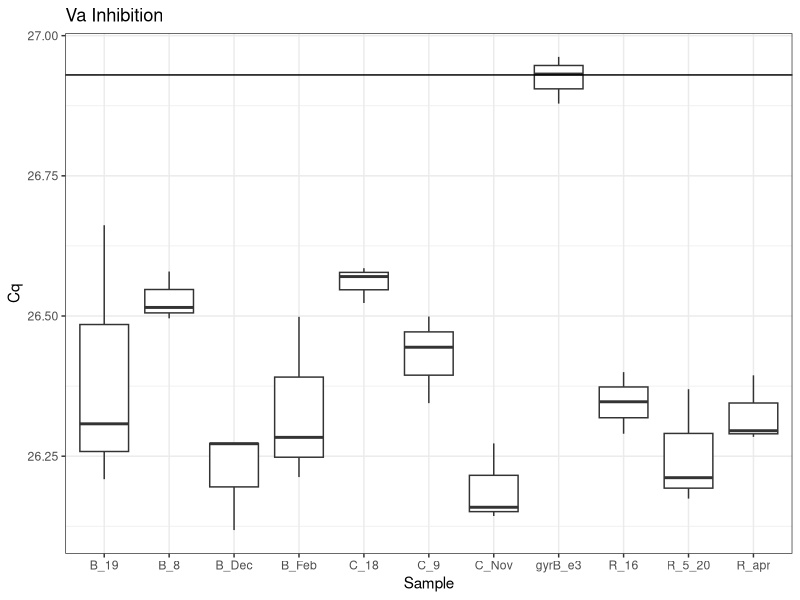

Source code (R):
## ---- chunk 1
library(here)
library(tidyverse)
library(lubridate)
## ---- chunk 2
va<- read_csv(here("data", "raw_data", "qpcr", "va", "va_daily_monthly_inh.csv"))
## ---- chunk 3
va<-
  va %>%
  filter(!Sample %in% "NTC")
## ---- chunk 4
va %>%
  ggplot() + geom_boxplot(
    aes(x = Sample,
        y = Cq))+
  geom_hline(yintercept = 26.93) +
  theme_bw()+ 
  labs(title = "Va Inhibition")
